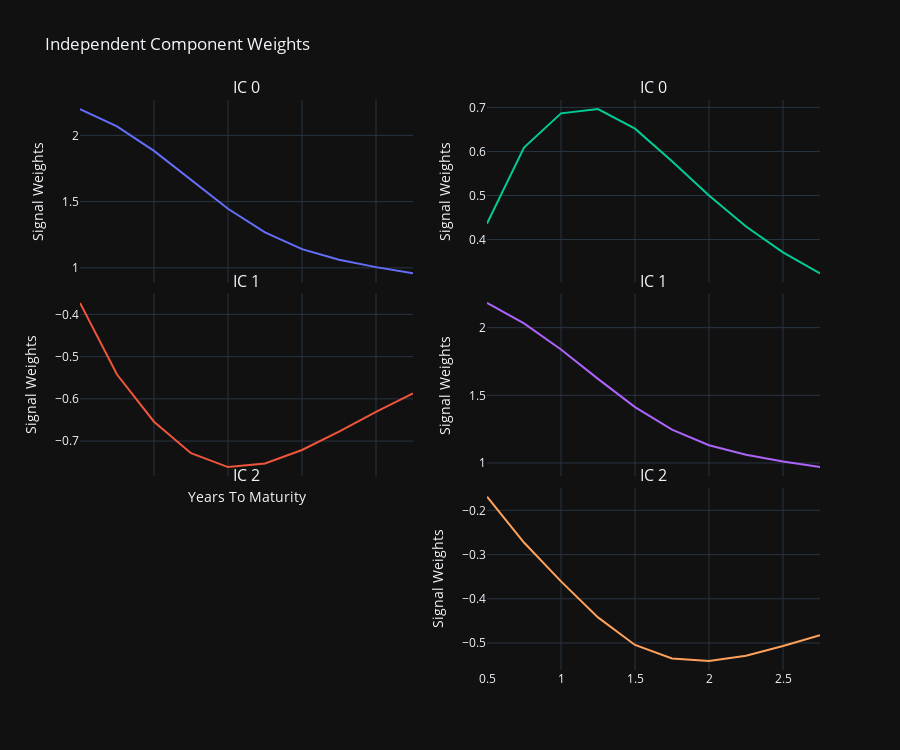

The notebook cell saved with this chart:
### Code cell
days_per_year = 364
fig = make_subplots(
    rows=rows,
    cols=cols,
    shared_xaxes=True,
    vertical_spacing=0.02,
    subplot_titles=[f"IC {n}" for n in range(rows) for j in range(cols)],
)

for j, (_, profile_df) in enumerate(profile_dfs.items(), start=1):
    for i, col in enumerate(profile_df.columns, start=1):
        fig.add_trace(
            go.Scatter(
                x=profile_df.index / days_per_year,
                y=profile_df[col],
                name=col,
                mode="lines",
            ),
            row=i,
            col=j,
        )

    fig.update_layout(
        height=250 * profile_df.shape[1],
        title="Independent Component Weights",
        showlegend=False,
    )

    fig.update_xaxes(title="Years To Maturity", row=profile_df.shape[1], col=1)
    fig.update_yaxes(title="Signal Weights")

fig.show()

### Figure 1 — Plotly figure (JSON) as saved in the notebook; plotly's stock layout.template omitted (floating-point values rounded to 4 significant figures)
{"data": [{"mode": "lines", "name": "ic_0", "x": [0.5, 0.75, 1.0, 1.25, 1.5, 1.75, 2.0, 2.25, 2.5, 2.75], "y": [2.198, 2.068, 1.883, 1.664, 1.446, 1.267, 1.141, 1.061, 1.005, 0.9587], "type": "scatter", "xaxis": "x", "yaxis": "y"}, {"mode": "lines", "name": "ic_1", "x": [0.5, 0.75, 1.0, 1.25, 1.5, 1.75, 2.0, 2.25, 2.5, 2.75], "y": [-0.3729, -0.5424, -0.6541, -0.7287, -0.7616, -0.7531, -0.7211, -0.6778, -0.6308, -0.587], "type": "scatter", "xaxis": "x3", "yaxis": "y3"}, {"mode": "lines", "name": "ic_0", "x": [0.5, 0.75, 1.0, 1.25, 1.5, 1.75, 2.0, 2.25, 2.5, 2.75], "y": [0.4361, 0.6087, 0.6866, 0.6962, 0.6518, 0.5777, 0.4998, 0.4297, 0.371, 0.3233], "type": "scatter", "xaxis": "x2", "yaxis": "y2"}, {"mode": "lines", "name": "ic_1", "x": [0.5, 0.75, 1.0, 1.25, 1.5, 1.75, 2.0, 2.25, 2.5, 2.75], "y": [2.183, 2.032, 1.838, 1.621, 1.413, 1.246, 1.131, 1.06, 1.011, 0.9697], "type": "scatter", "xaxis": "x4", "yaxis": "y4"}, {"mode": "lines", "name": "ic_2", "x": [0.5, 0.75, 1.0, 1.25, 1.5, 1.75, 2.0, 2.25, 2.5, 2.75], "y": [-0.1692, -0.2727, -0.3606, -0.442, -0.5044, -0.5349, -0.5404, -0.5287, -0.5066, -0.4824], "type": "scatter", "xaxis": "x6", "yaxis": "y6"}], "layout": {"xaxis": {"anchor": "y", "domain": [0.0, 0.45], "matches": "x5", "showticklabels": false}, "yaxis": {"anchor": "x", "domain": [0.68, 1.0], "title": {"text": "Signal Weights"}}, "xaxis2": {"anchor": "y2", "domain": [0.55, 1.0], "matches": "x6", "showticklabels": false}, "yaxis2": {"anchor": "x2", "domain": [0.68, 1.0], "title": {"text": "Signal Weights"}}, "xaxis3": {"anchor": "y3", "domain": [0.0, 0.45], "matches": "x5", "showticklabels": false, "title": {"text": "Years To Maturity"}}, "yaxis3": {"anchor": "x3", "domain": [0.34, 0.66], "title": {"text": "Signal Weights"}}, "xaxis4": {"anchor": "y4", "domain": [0.55, 1.0], "matches": "x6", "showticklabels": false}, "yaxis4": {"anchor": "x4", "domain": [0.34, 0.66], "title": {"text": "Signal Weights"}}, "xaxis5": {"anchor": "y5", "domain": [0.0, 0.45], "title": {"text": "Years To Maturity"}}, "yaxis5": {"anchor": "x5", "domain": [0.0, 0.32], "title": {"text": "Signal Weights"}}, "xaxis6": {"anchor": "y6", "domain": [0.55, 1.0]}, "yaxis6": {"anchor": "x6", "domain": [0.0, 0.32], "title": {"text": "Signal Weights"}}, "annotations": [{"font": {"size": 16}, "showarrow": false, "text": "IC 0", "x": 0.225, "xanchor": "center", "xref": "paper", "y": 1.0, "yanchor": "bottom", "yref": "paper"}, {"font": {"size": 16}, "showarrow": false, "text": "IC 0", "x": 0.775, "xanchor": "center", "xref": "paper", "y": 1.0, "yanchor": "bottom", "yref": "paper"}, {"font": {"size": 16}, "showarrow": false, "text": "IC 1", "x": 0.225, "xanchor": "center", "xref": "paper", "y": 0.66, "yanchor": "bottom", "yref": "paper"}, {"font": {"size": 16}, "showarrow": false, "text": "IC 1", "x": 0.775, "xanchor": "center", "xref": "paper", "y": 0.66, "yanchor": "bottom", "yref": "paper"}, {"font": {"size": 16}, "showarrow": false, "text": "IC 2", "x": 0.225, "xanchor": "center", "xref": "paper", "y": 0.32, "yanchor": "bottom", "yref": "paper"}, {"font": {"size": 16}, "showarrow": false, "text": "IC 2", "x": 0.775, "xanchor": "center", "xref": "paper", "y": 0.32, "yanchor": "bottom", "yref": "paper"}], "height": 750, "title": {"text": "Independent Component Weights"}, "showlegend": false}}
